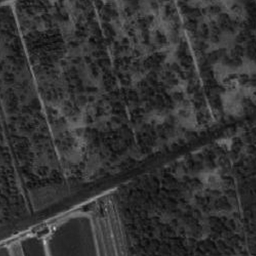
#> input picture data/opt1.png, 256 x 256 px, found by its file name
$ python BFmatch2.py   (Python 2 division)
#> lines starting #> are read from the running program, lines starting #| are printed output that depends on the picture; pictures that were not available may be replaced by others from this repository, and a replacement may not be noted
import csvfile as csvfile
import cv2
import numpy as np
import matplotlib.pyplot as plt
import os
from os import getcwd
from sklearn.decomposition import PCA
from sklearn.preprocessing import StandardScaler
import csv
import re

import cut

'''
orange - keypoints of origin img
purple - keypoints of noise img
'''

'''
BFMatcher：所有可能的匹配，寻找最佳。
FlannBasedMatcher：最近邻近似匹配，不是最佳匹配。
'''


def writekp(keypoints, kp_name):
    with open(kp_name, 'w') as csvfile:
        writer = csv.writer(csvfile)
        writer.writerow(['num', 'type', 'position', 'size', 'angle', 'response', 'octave', 'class_id'])
        writer.writerow(['example = ', str(keypoints[0])])
        for i in range(0, len(keypoints)):
            writer.writerow([str(i + 1),
                             str(type(keypoints[i])),
                             str(keypoints[i].pt),
                             str(keypoints[i].size),
                             str(keypoints[i].angle),
                             str(keypoints[i].response),
                             str(unpackOctave(keypoints[i])),
                             str(keypoints[i].class_id)])
    print(kp_name + 'is updated')


# [26 lines left out: function writematch, not called in this run]


def showimg(framesize, img_name, img):
    img = cv2.resize(img, (256 * framesize, 256 * framesize))
    cv2.imshow(img_name, img)


def unpackOctave(keypoint):
    """Compute octave, layer, and scale from a keypoint
    """
    octave = keypoint.octave & 255
    layer = (keypoint.octave >> 8) & 255
    if octave >= 128:
        octave = -128 | octave
    # scale = 1 / float32(1 << octave) if octave >= 0 else float32(1 << -octave)
    # return octave
    return layer


def BFmatch(ori_p, noise_p, distance, layer):
    '''
    knnmatch匹配的参数k，表示每个关键点保留的最佳即最短距离匹配的最大数量。下例取k=2，即每个查询关键点有两个最佳匹配。

    次近邻的距离乘以一个小于1的值，获得的值称为阈值，只有当距离分值小于阈值时，则称之为“好点”。最近邻和次近邻大小差不多的点，更容易出现错误的匹配，即“坏点”。这种方法时比率检验。

    应用比率检验，下例代码将阈值设置为次优匹配距离分值的0.75倍，如果knnmatch不满足次优匹配，则该点为“坏点”，舍弃。
    '''
#> called with ori_p = './originopt/opt1.png', noise_p = './cut/cut1/cut1_1.png', distance = 180, layer = 2
    ori_img = cv2.imread(ori_p)
#> ori_img is the input picture: shape (256, 256, 3); min 8, max 199, mean 51.4
    # ori_img = cv2.resize(ori_i, (256 * 3, 256 * 3))
    noise_img = cv2.imread(noise_p)
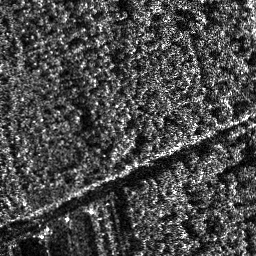
#> input picture data/sar1.png, 256 x 256 px, given in place of cut1_1.png, which was not available
#> noise_img is the input picture: shape (256, 256, 3); min 0, max 255, mean 72.9
    # noise_img = cv2.resize(noise_i, (256 * 3, 256 * 3))
    # hessian = 100
    sift = cv2.SIFT_create(
        nfeatures=0,
        nOctaveLayers=5,
        contrastThreshold=0.03,  # 去除对比度低的点  DOG空间极值检测
        edgeThreshold=10,  # 去除不稳定的边缘响应点
        sigma=1.6
    )
    keypoints_ori, descriptor_ori = sift.detectAndCompute(ori_img, None)
#> keypoints_ori = 1447 keypoints; strongest (x, y, size): (54, 228, 2), (45, 242, 3), (85, 208, 4.5), (30, 235, 4)
    keypoints_noise, descriptor_noise = sift.detectAndCompute(noise_img, None)
#> keypoints_noise = 1702 keypoints; strongest (x, y, size): (199, 77, 1.9), (42, 120, 1.8), (117, 106, 2.1), (97, 103, 1.9)
    kp_second_ori = []
    dt_second_o = []
    kp_second_noise = []
    dt_second_n = []
    for i in range(0, len(keypoints_ori)):
        if unpackOctave(keypoints_ori[i]) == layer:
            kp_second_ori.append(keypoints_ori[i])
            dt_second_o.append(descriptor_ori[i])
#> this loop made 1447 passes
#> (octave in unpackOctave, layer in unpackOctave) on passes 1 to 3: (-1, 1), (-1, 4), (-1, 3)
#> after the loop, dt_second_o = 384 items; kp_second_ori = 384 keypoints; strongest (x, y, size): (54, 228, 2), (30, 235, 4), (16, 233, 2.1), (226, 142, 8.8)
    for j in range(0, len(keypoints_noise)):
        if unpackOctave(keypoints_noise[j]) == layer:
            kp_second_noise.append(keypoints_noise[j])
            dt_second_n.append(descriptor_noise[j])
#> this loop made 1702 passes
#> (octave in unpackOctave, layer in unpackOctave) on passes 1 to 3: (-1, 1), (-1, 2), (-1, 1)
#> after the loop, dt_second_n = 420 items; kp_second_noise = 420 keypoints; strongest (x, y, size): (117, 106, 2.1), (210, 106, 2.1), (19, 155, 2.1), (22, 99, 2.1)
    dt_second_ori = np.array(dt_second_o)
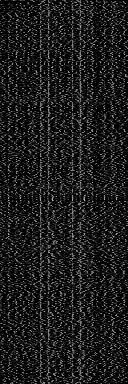
#> dt_second_ori: shape (384, 128) float32; min 0, max 191, mean 28.5
    dt_second_noise = np.array(dt_second_n)
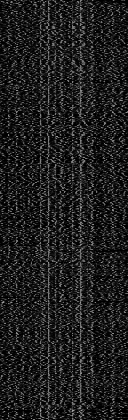
#> dt_second_noise: shape (420, 128) float32; min 0, max 160, mean 30.7

    print(len(keypoints_ori))
#| 1447
    print(descriptor_ori)
#> (printed output is left out)
    print(len(descriptor_ori))
#| 1447
    print(dt_second_ori)
#> (printed output is left out)
    print(len(dt_second_ori))
#| 384

    kp_oriimg = cv2.drawKeypoints(ori_img, tuple(kp_second_ori), cv2.DRAW_MATCHES_FLAGS_DRAW_RICH_KEYPOINTS,
                                  (51, 163, 236), 4)
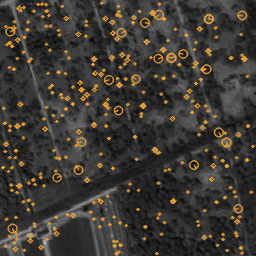
#> kp_oriimg: shape (256, 256, 3); mean B, G, R 51.2, 57.7, 61.9
    writekp(keypoints_ori, ori_kp_name)
#> the loop in writekp, `for i in range(0, len(keypoints)):` made 1447 passes
    kp_noiseimg = cv2.drawKeypoints(noise_img, tuple(kp_second_noise), cv2.DRAW_MATCHES_FLAGS_DRAW_RICH_KEYPOINTS,
                                    (255, 192, 203), 4)
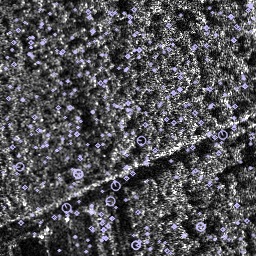
#> kp_noiseimg: shape (256, 256, 3); mean B, G, R 84, 80.4, 81
    if len(tuple(kp_second_noise)) == 0:
        print('fail = 0')
    else:
        print('true = ' + str(len(tuple(kp_second_noise))))
#| true = 420
        writekp(tuple(kp_second_noise), noise_kp_name)
#> the loop in writekp (call 2), `for i in range(0, len(keypoints)):` made 420 passes
#> octave in unpackOctave on passes 1 to 3: -1, -1, -1
        bf = cv2.BFMatcher()

        res = bf.match(dt_second_ori, dt_second_noise)
#> res = 384 matches
        res = sorted(res, key=lambda x: x.distance)
        # print('resresresresresresresresresresresresresresresresresresresres')
        # print(res)
        with open(matchname, 'w') as csvfile:
            writer = csv.writer(csvfile)
            writer.writerow(['num', 'type', 'distance', 'trainIdx', 'queryIdx', 'imgIdx'])
            writer.writerow(['example = ', str(res[0])])
            for i in range(0, len(res) - 1):
                writer.writerow([str(i + 1),
                                 str(type(res[i])),
                                 str(res[i].distance),
                                 str(res[i].trainIdx),
                                 str(res[i].queryIdx),
                                 str(res[i].imgIdx)])
        print(matchname + ' is updated')
        with open(good_name, 'w') as csvfile:
            writer = csv.writer(csvfile)
            writer.writerow(['num', 'type', 'distance', 'trainIdx', 'queryIdx', 'imgIdx'])
            good = []  # 这里主要是匹配的更加精确，可以修改ratio值得到不同的效果，即下面的0.75
            trainindex = []
            queryindex = []
            for m in res:
                if m.distance < distance:
                    good.append([m])
                    writer.writerow([str(i),
                                     str(type(m)),
                                     str(m.distance),
                                     str(m.trainIdx),  # 右边那张小图
                                     str(m.queryIdx),  # 左边那张大图
                                     str(m.imgIdx)])
                    i = i + 1
                    trainindex.append(m.trainIdx)
                    queryindex.append(m.queryIdx)
#> after the loop, good = []; i = 382; queryindex = []; trainindex = []
            print('good.csv is updated')

        good_num = len(trainindex)
#> good_num = 0
        print('足够健壮的sift匹配对个数 = ' + str(good_num))
#| 足够健壮的sift匹配对个数 = 0
        min1, max2 = get_rect(res, tuple(kp_second_ori), good_num, 0)
        min3, max4 = get_rect(res, tuple(kp_second_noise), good_num, 1)
        # min1, max2 = get_rect(res, keypoints_ori, good_num, 0)
        # min3, max4 = get_rect(res, keypoints_noise, good_num, 1)
        print(min1)
        print(max2)
        print(min3)
        print(max4)
        min1[0] = min1[0] - min3[0]
        min1[1] = min1[1] - min3[1] + 1
        max2[0] = min1[0] + 64
        max2[1] = min1[1] + 64
        print('通过sift匹配出来的模糊子图在原图的位置：左上坐标和右下坐标')
        print('原图x = ' + str(min1))
        print('原图y = ' + str(max2))

        # [60 lines of commented-out code are left out]

        '''对于一个特征点会不会对应另一张图上多个特征点，如果出现这样的情况那么说明匹配失败，这是第一步一对多的判断'''
        for i in range(0, len(trainindex) - 1):
            if trainindex[i] == trainindex[i + 1]:
                print('bad sift(same)')
                break
            # else:
            #     print('good sift(different)')

        match = re.search(r'\d+(?=\.png)', noise_p)
        number = match.group()
        print('第' + str(number) + '张图片匹配')
        number = int(number)
        if (number % 12) == 0:
            xmin = 176
            ymin = int(number / 12 - 1) * 16  # 0-198
        else:
            xmin = (number % 12 - 1) * 16  # 0-198
            ymin = int(number / 12) * 16  # 0-198
        print('xmin = ' + str(xmin))
        print('ymin = ' + str(ymin))
        if within_range(min1[0], xmin, min1[1], ymin):
            print(f"匹配成功")
        else:
            print(f"匹配失败")

        result_img = cv2.drawMatchesKnn(ori_img, tuple(kp_second_ori), noise_img, tuple(kp_second_noise), good, None,
                                        flags=2)
        # print(good)
        # print(len(good))

        cv2.imshow("match result", result_img)


# [5 lines left out: function within_range, not called in this run]


def get_rect(res, kp, goodnum, index):
#> called with goodnum = 0, index = 0
    point_img = []
    for i in res[:goodnum]:
        if index == 0:
            center = cv2.KeyPoint_convert(kp, keypointIndexes=[i.queryIdx])
            print(center)
        elif index == 1:
            center = cv2.KeyPoint_convert(kp, keypointIndexes=[i.trainIdx])
        center = [int(np.ravel(center)[0]), int(np.ravel(center)[1])]

        point_img.append(center)
#> this loop made 0 passes
#> after the loop, point_img = []
#> (the run stopped early here; a loop or call above may not have finished)
